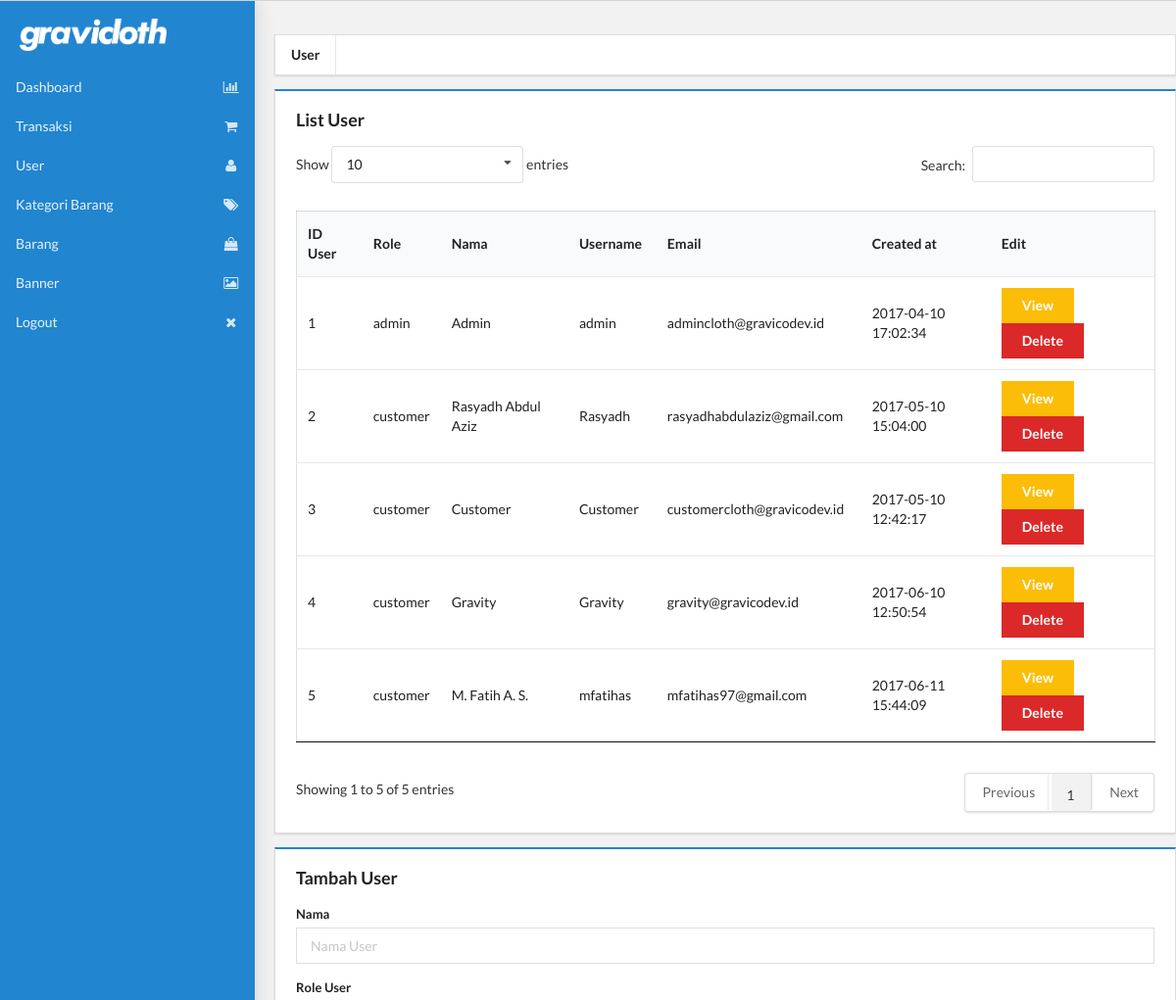
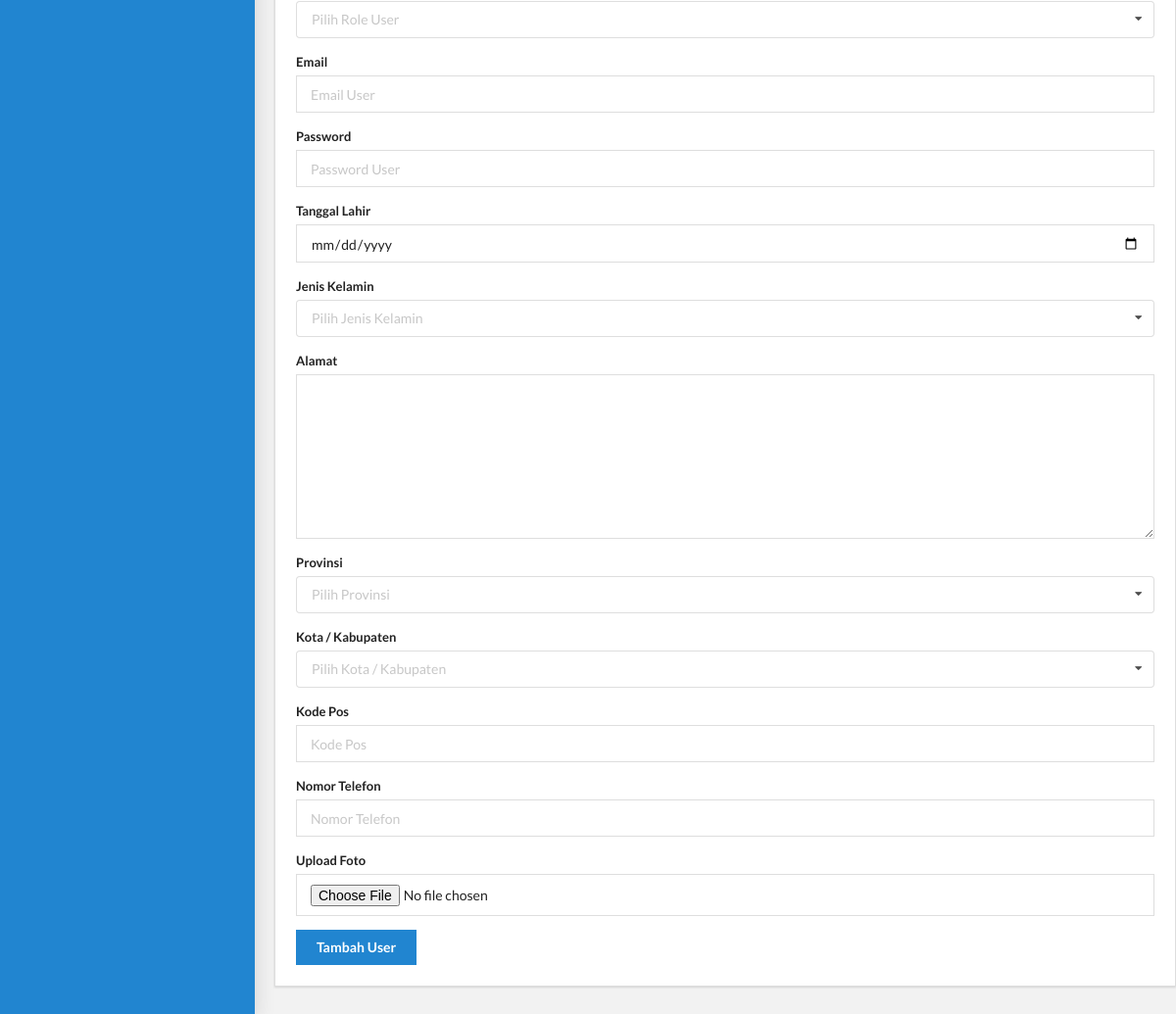
Page /dashboard.php?d=user on the committed database (2 pictures, top to bottom).
### tables this page shows
CREATE TABLE `user` (
  `id_user` int(11) NOT NULL,
  `id_role` int(11) NOT NULL,
  `name` varchar(50) NOT NULL,
  `username` varchar(255) NOT NULL,
  `email` varchar(255) NOT NULL,
  `password` varchar(255) NOT NULL,
  `created_at` timestamp NOT NULL DEFAULT CURRENT_TIMESTAMP ON UPDATE CURRENT_TIMESTAMP
);

CREATE TABLE `user_detail` (
  `id_user_detail` int(11) NOT NULL,
  `id_user` int(11) NOT NULL,
  `profile_pict` varchar(255) DEFAULT NULL,
  `date_of_birth` date DEFAULT NULL,
  `gender` varchar(1) DEFAULT NULL,
  `address` varchar(255) DEFAULT NULL,
  `phone_number` varchar(15) DEFAULT NULL,
  `id_province` int(11) DEFAULT NULL,
  `id_city` int(11) DEFAULT NULL,
  `postal_code` int(5) DEFAULT NULL
);

CREATE TABLE `role` (
  `id_role` int(11) NOT NULL,
  `role` varchar(10) NOT NULL
);

### dashboard/user.php (the view, shortened to what this page needs)
<br/>
<div class="ui menu square">
	<a href="?d=user" class="item header">User</a>
</div>
<div class="ui blue padded segment square">
  <div class="ui header">List User</div>
    <table class="ui stackable structured table" id="myTable">
        <thead>
          <tr>
            <th>ID User</th>
            <th>Role</th>
            <th>Nama</th>
            <th>Username</th>
            <th>Email</th>
            <th>Created at</th>
			<th>Edit</th>
          </tr>
        </thead>
        <tbody>
          <?php
            $pdo = Database::connect();
            $sql = 'SELECT * FROM user u, role r, user_detail ud WHERE u.id_role = r.id_role AND u.id_user = ud.id_user ORDER BY u.id_user ASC';
            foreach ($pdo->query($sql) as $row){
              echo '<tr>';
              echo '<td>'. $row['id_user'] . '</td>';
              echo '<td>'. $row['role'] . '</td>';
              echo '<td>'. $row['name'] . '</td>';
              echo '<td>'. $row['username'] . '</td>';
              echo '<td>'. $row['email'] . '</td>';
              echo '<td>'. $row['created_at'] . '</td>';
              echo '<td>'.'<a class="ui yellow button" onclick="update(\''.$row['id_user_detail'].'\', \''.$row['email'].'\', \''.$row['profile_pict'].'\', \''.$row['date_of_birth'].'\', \''.$row['gender'].'\', \''.$row['address'].'\', \''.$row['phone_number'].'\', \''.$row['id_province'].'\', \''.$row['id_city'].'\', \''.$row['postal_code'].'\')">View</a>';
              echo '<a class="ui red button" onclick="del(\''.$row['id_user'].'\', \''.$row['name'].'\')">Delete</a>';
              echo '</td></tr>';
            }
          ?>
        </tbody>
    </table>
</div>
<div class="ui blue padded segment square">
  <div class="ui header">Tambah User</div>
    <form class="ui form" action="<?php $_PHP_SELF ?>" method="post" enctype="multipart/form-data">
        <div class="field">
            <label>Nama</label>
            <input type="text" name="user-name" required placeholder="Nama User">
        </div>
        <div class="field">
          <label>Role User</label>
          <select class="ui search dropdown" required name="user-role">
            <option value="">Pilih Role User</option>
          </select>
        </div>
        <div class="field">
            <label>Email</label>
            <input type="email" name="user-email" required placeholder="Email User">
        </div>
        <div class="field">
            <label>Password</label>
            <input type="password" name="user-pass" required placeholder="Password User">
        </div>
        <div class="field">
            <label>Tanggal Lahir</label>
            <input type="date" name="user-date" required placeholder="Tanggal Lahir">
        </div>
        <div class="field">
          <label>Jenis Kelamin</label>
          <select class="ui search dropdown" required name="user-gender">
            <option value="">Pilih Jenis Kelamin</option>
          </select>
        </div>
        <div class="field">
            <label>Alamat</label>
            <textarea type="text" required name="user-address"></textarea>
        </div>
        <div class="field">
          <label>Provinsi</label>
          <select class="ui search dropdown" required name="user-province" id="id_prov">
            <option value="">Pilih Provinsi</option>
          </select>
        </div>
        <div class="field">
          <label>Kota / Kabupaten</label>
          <select class="ui search dropdown" required name="user-city" id="kota">
            <option value="">Pilih Kota / Kabupaten</option>
          </select>
        </div>
        <div class="field">
            <label>Kode Pos</label>
            <input type="number" name="user-postal" required placeholder="Kode Pos">
        </div>
        <div class="field">
            <label>Nomor Telefon</label>
            <input type="number" name="user-phone" required placeholder="Nomor Telefon">
        </div>
        <div class="field">
            <label>Upload Foto</label>
            <input type="file" name="user-img" required accept="image/*">
        </div>
        <input class="ui primary button" name="add-user" type="submit" value="Tambah User">
    </form>
</div>

### public/css/dashboard.css (style rules this page uses)
body { background: #e6e6e6; background-color: #e6e6e6; }
.ui.square { border-radius: 0; }
.ui.form input:not([type]), .ui.form input[type=text], .ui.form input[type=email], .ui.form input[type=search], .ui.form input[type=password], .ui.form input[type=date], .ui.form input[type=datetime-local], .ui.form input[type=tel], .ui.form input[type=time], .ui.form input[type=file], .ui.form input[type=url], .ui.form input[type=number] { border-radius: 0; }
.ui.button, .ui.basic.button { border-radius: 0; }
.ui.form textarea { border-radius: 0; }

### rows in the picture
user: user_detail.id_user "1", id_role.role "admin", name "Admin", username "admin", email "admincloth@gravicodev.id", created_at "2017-04-10 17:02:34"
user: user_detail.id_user "2", id_role.role "customer", name "Rasyadh Abdul Aziz", username "Rasyadh", email "rasyadhabdulaziz@gmail.com", created_at "2017-05-10 15:04:00"
user: user_detail.id_user "3", id_role.role "customer", name "Customer", username "Customer", email "customercloth@gravicodev.id", created_at "2017-05-10 12:42:17"
user: user_detail.id_user "4", id_role.role "customer", name "Gravity", username "Gravity", email "gravity@gravicodev.id", created_at "2017-06-10 12:50:54"
user: user_detail.id_user "5", id_role.role "customer", name "M. Fatih A. S.", username "mfatihas", email "mfatihas97@gmail.com", created_at "2017-06-11 15:44:09"
